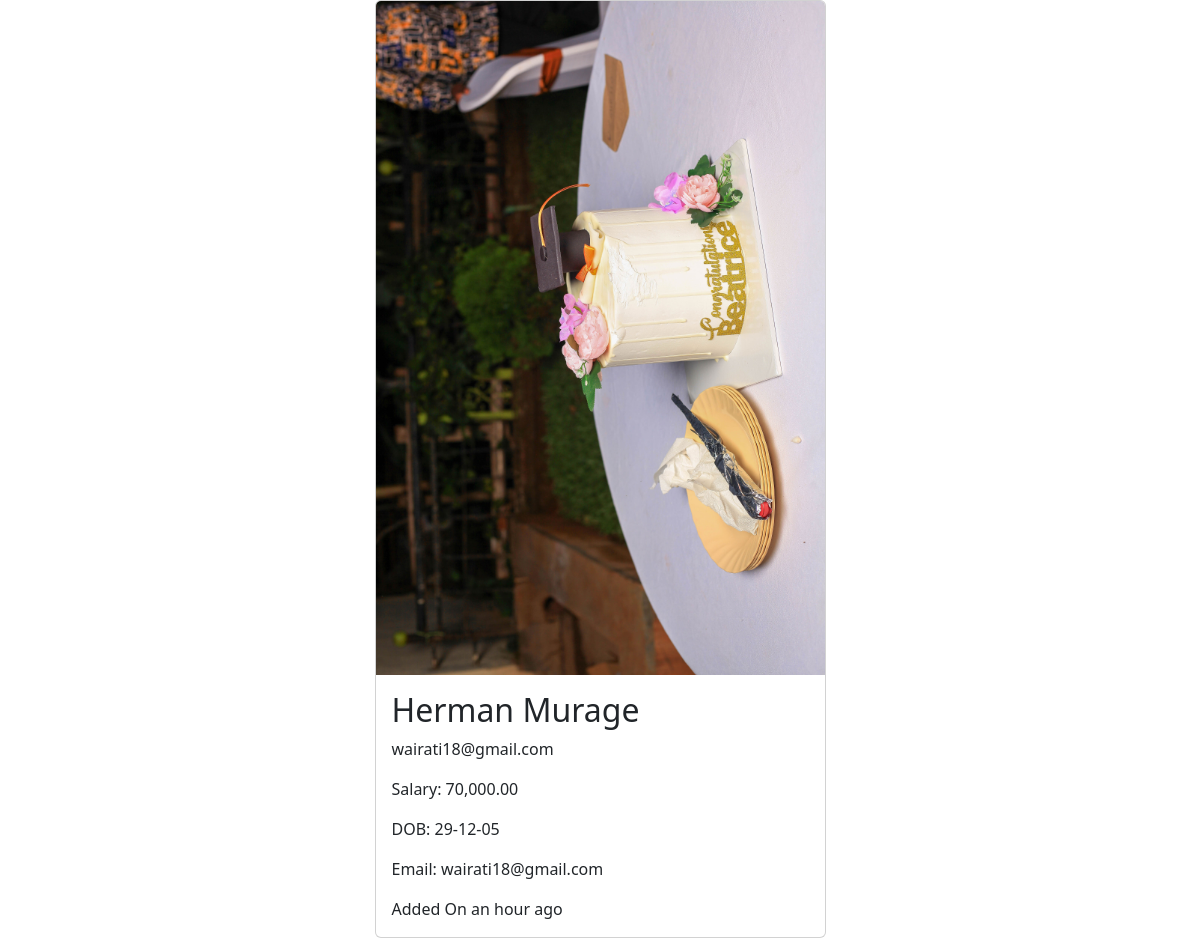
The page /employees/4 on the database its author committed.
### main_app/models.py (models this page shows, shortened)
class Employee(models.Model):
    name = models.CharField(max_length=40)
    email = models.EmailField(unique=True)
    dob = models.DateField(null=True)
    salary = models.DecimalField(max_digits=7, decimal_places=2)
    disabled = models.BooleanField(default=False)
    profile = models.ImageField(upload_to="employees", null=True, default="employees/employee")
    created_at = models.DateTimeField(auto_now_add=True, null=True)
    updated_at = models.DateTimeField(auto_now=True, null=True)

### main_app/views.py (the view)
# urls.py: path('employees/<int:emp_id>', views.employee_details, name="details"),
def employee_details(request, emp_id):
    employee = Employee.objects.get(pk=emp_id)
    return render(request, 'employee_details.html', {"employee": employee} )

### templates/employee_details.html (shortened to what this page needs)
{% load humanize %}
<!doctype html>
<html lang="en">
<head>
    <link href="https://cdn.jsdelivr.net/npm/bootstrap@5.2.3/dist/css/bootstrap.min.css" rel="stylesheet" />
</head>
<body>
<div class="container">
    <div class="row justify-content-center">
        <div class="col-sm-5">
            <div class="card">
                {% if employee.profile %}
                    <img src="{{ employee.profile.url }}" alt="" class="card-img-top">
                {% endif %}
                <div class="card-body">
                    <h2 class="card-title">{{ employee.name |title }}</h2>
                    <p class="card-text">{{ employee.email }}</p>
                    <p class="card-text">Salary: {{ employee.salary |intcomma }}</p>
                    <p class="card-text">DOB: {{ employee.dob | date:'d-m-y' }}</p>
                    <p class="card-text">Email: {{ employee.email }}</p>
                    <p class="card-text"> Added On {{ employee.created_at | naturaltime}}</p>
                </div>
            </div>
        </div>
    </div>
</div>
</body>
</html>

### rows shown on the page
Employee: profile (picture), name "Herman Murage", email "wairati18@gmail.com", salary "70,000.00", dob "29-12-05", created_at "an hour ago"
